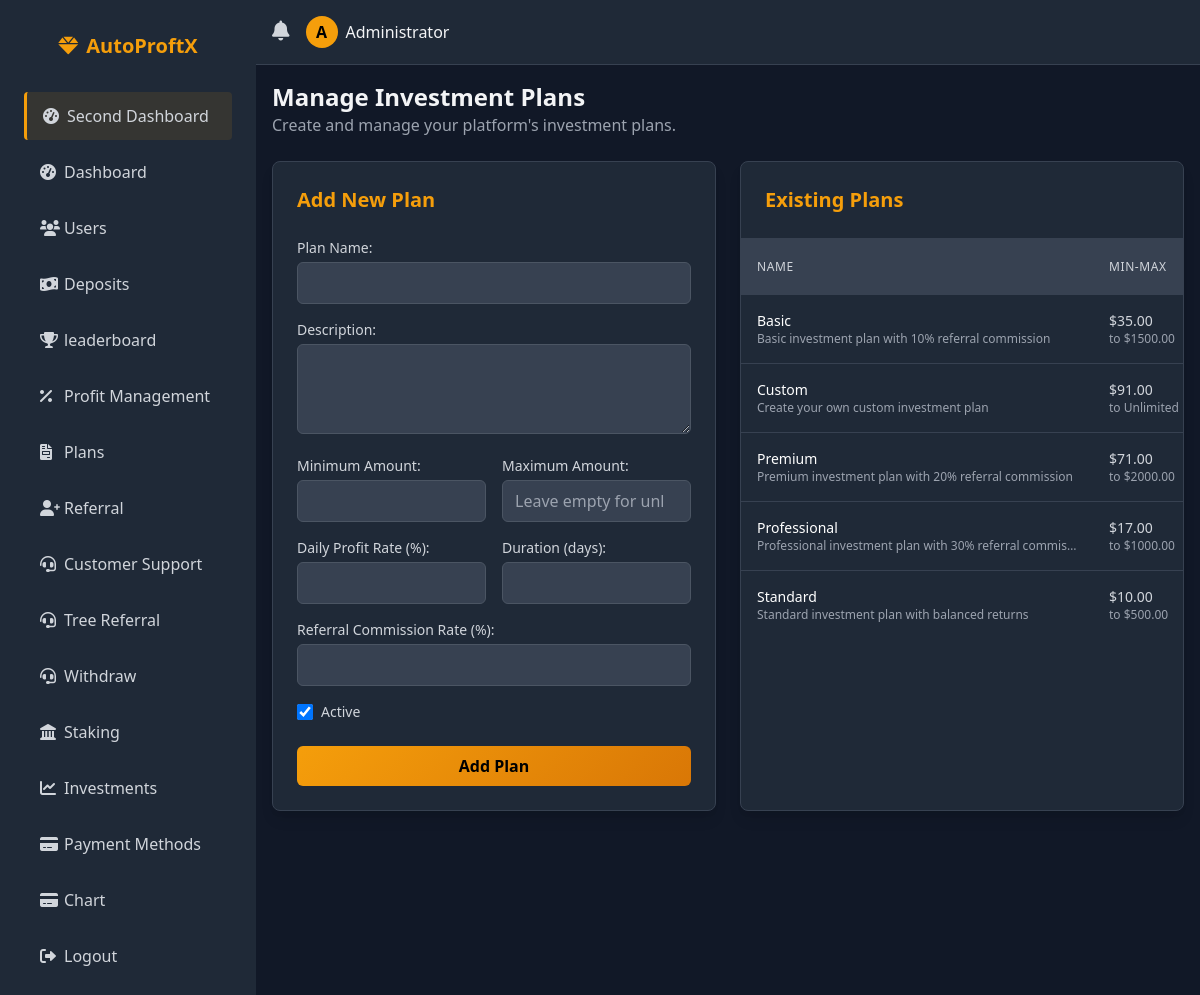
/admin/plans.php (signed in), run on the app's committed database.
### tables this page shows
CREATE TABLE IF NOT EXISTS `investment_plans` (
  `id` int NOT NULL AUTO_INCREMENT,
  `name` varchar(50) NOT NULL,
  `description` text,
  `min_amount` decimal(15,2) NOT NULL,
  `max_amount` decimal(15,2) DEFAULT NULL,
  `daily_profit_rate` decimal(5,2) NOT NULL,
  `duration_days` int NOT NULL,
  `referral_commission_rate` decimal(5,2) NOT NULL COMMENT 'Commission rate for referrers in percentage',
  `is_active` tinyint(1) NOT NULL DEFAULT '1',
  `created_at` timestamp NULL DEFAULT CURRENT_TIMESTAMP,
  `updated_at` timestamp NULL DEFAULT CURRENT_TIMESTAMP ON UPDATE CURRENT_TIMESTAMP,
  PRIMARY KEY (`id`)
);

### admin/plans.php (the view, shortened to what this page needs)
<?php
include '../config/db.php';
$admin_name = $_SESSION['admin_name'] ?? 'Admin';
$sql = "SELECT * FROM investment_plans ORDER BY is_active DESC, name ASC";
$result = $conn->query($sql);
?>
<!DOCTYPE html>
<html lang="en">
<head>
  <link rel="stylesheet" href="https://cdnjs.cloudflare.com/ajax/libs/tailwindcss/2.2.19/tailwind.min.css">
  <link rel="stylesheet" href="https://cdnjs.cloudflare.com/ajax/libs/font-awesome/6.0.0-beta3/css/all.min.css">
</head>
<body class="bg-gray-900 text-gray-100 flex min-h-screen">
  <?php include 'includes/sidebar.php'; ?>
  <div class="flex-1 flex flex-col overflow-hidden">
    <header class="bg-gray-800 border-b border-gray-700 shadow-md">
      <div class="flex items-center justify-between p-4">
        <div class="flex items-center space-x-4">
          <div class="relative">
            <button id="notifications-btn" class="text-gray-300 hover:text-white relative">
              <i class="fas fa-bell text-xl"></i>
            </button>
          </div>
          <div class="flex items-center">
            <div class="h-8 w-8 rounded-full bg-yellow-500 flex items-center justify-center text-black font-bold">
              <?php echo strtoupper(substr($admin_name, 0, 1)); ?>
            </div>
            <span class="ml-2 hidden sm:inline-block"><?php echo htmlspecialchars($admin_name); ?></span>
          </div>
        </div>
      </div>
    </header>
    <main class="flex-1 overflow-y-auto p-4 bg-gray-900">
      <div class="mb-6">
        <h2 class="text-2xl font-bold">Manage Investment Plans</h2>
        <p class="text-gray-400">Create and manage your platform's investment plans.</p>
      </div>
      <div class="grid grid-cols-1 lg:grid-cols-2 gap-6">
        <div class="bg-gray-800 rounded-lg border border-gray-700 shadow-lg p-6">
          <h3 class="text-xl font-bold mb-6 text-yellow-500">Add New Plan</h3>
          <form method="POST" action="">
            <div class="space-y-4">
              <div>
                <label for="name" class="block text-sm font-medium text-gray-300 mb-1">Plan Name:</label>
                <input type="text" id="name" name="name" maxlength="50" required
                  class="w-full bg-gray-700 border border-gray-600 rounded-md py-2 px-3 text-white focus:outline-none focus:ring-2 focus:ring-yellow-500 focus:border-transparent">
              </div>
              <div>
                <label for="description" class="block text-sm font-medium text-gray-300 mb-1">Description:</label>
                <textarea id="description" name="description" rows="3"
                  class="w-full bg-gray-700 border border-gray-600 rounded-md py-2 px-3 text-white focus:outline-none focus:ring-2 focus:ring-yellow-500 focus:border-transparent"></textarea>
              </div>
              <div class="grid grid-cols-1 md:grid-cols-2 gap-4">
                <div>
                  <label for="min_amount" class="block text-sm font-medium text-gray-300 mb-1">Minimum Amount:</label>
                  <input type="number" id="min_amount" name="min_amount" step="0.01" required
                    class="w-full bg-gray-700 border border-gray-600 rounded-md py-2 px-3 text-white focus:outline-none focus:ring-2 focus:ring-yellow-500 focus:border-transparent">
                </div>
                <div>
                  <label for="max_amount" class="block text-sm font-medium text-gray-300 mb-1">Maximum Amount:</label>
                  <input type="number" id="max_amount" name="max_amount" step="0.01"
                    class="w-full bg-gray-700 border border-gray-600 rounded-md py-2 px-3 text-white focus:outline-none focus:ring-2 focus:ring-yellow-500 focus:border-transparent"
                    placeholder="Leave empty for unlimited">
                </div>
              </div>
              <div class="grid grid-cols-1 md:grid-cols-2 gap-4">
                <div>
                  <label for="daily_profit_rate" class="block text-sm font-medium text-gray-300 mb-1">Daily Profit Rate (%):</label>
                  <input type="number" id="daily_profit_rate" name="daily_profit_rate" step="0.01" required
                    class="w-full bg-gray-700 border border-gray-600 rounded-md py-2 px-3 text-white focus:outline-none focus:ring-2 focus:ring-yellow-500 focus:border-transparent">
                </div>
                <div>
                  <label for="duration_days" class="block text-sm font-medium text-gray-300 mb-1">Duration (days):</label>
                  <input type="number" id="duration_days" name="duration_days" required
                    class="w-full bg-gray-700 border border-gray-600 rounded-md py-2 px-3 text-white focus:outline-none focus:ring-2 focus:ring-yellow-500 focus:border-transparent">
                </div>
              </div>
              <div>
                <label for="referral_commission_rate" class="block text-sm font-medium text-gray-300 mb-1">Referral Commission Rate (%):</label>
                <input type="number" id="referral_commission_rate" name="referral_commission_rate" step="0.01" required
                  class="w-full bg-gray-700 border border-gray-600 rounded-md py-2 px-3 text-white focus:outline-none focus:ring-2 focus:ring-yellow-500 focus:border-transparent">
              </div>
              <div class="flex items-center">
                <input type="checkbox" id="is_active" name="is_active" checked
                  class="h-4 w-4 text-yellow-500 focus:ring-yellow-500 border-gray-600 rounded">
                <label for="is_active" class="ml-2 block text-sm text-gray-300">Active</label>
              </div>
            </div>
            <div class="mt-6">
              <button type="submit"
                class="w-full gold-gradient text-black font-bold py-2 px-4 rounded-md transition duration-200 hover:opacity-90">
                Add Plan
              </button>
            </div>
          </form>
        </div>
        <div class="bg-gray-800 rounded-lg border border-gray-700 shadow-lg overflow-hidden">
          <div class="p-6 border-b border-gray-700">
            <h3 class="text-xl font-bold text-yellow-500">Existing Plans</h3>
          </div>
          <div class="overflow-x-auto">
            <table class="w-full">
              <thead class="bg-gray-700">
                <tr>
                  <th class="px-4 py-3 text-left text-xs font-medium text-gray-300 uppercase tracking-wider">Name</th>
                  <th class="px-4 py-3 text-left text-xs font-medium text-gray-300 uppercase tracking-wider">Min-Max</th>
                </tr>
              </thead>
              <tbody class="divide-y divide-gray-700">
                <?php if ($result && $result->num_rows > 0): ?>
                  <?php while ($plan = $result->fetch_assoc()): ?>
                    <tr class="hover:bg-gray-700">
                      <td class="px-4 py-4 whitespace-nowrap">
                        <div class="text-sm font-medium text-white"><?php echo htmlspecialchars($plan['name']); ?></div>
                        <?php if (!empty($plan['description'])): ?>
                          <div class="text-xs text-gray-400 truncate max-w-xs"><?php echo htmlspecialchars($plan['description']); ?></div>
                        <?php endif; ?>
                      </td>
                      <td class="px-4 py-4 whitespace-nowrap">
                        <div class="text-sm text-gray-300">$<?php echo htmlspecialchars($plan['min_amount']); ?></div>
                        <?php if ($plan['max_amount']): ?>
                          <div class="text-xs text-gray-400">to $<?php echo htmlspecialchars($plan['max_amount']); ?></div>
                        <?php else: ?>
                          <div class="text-xs text-gray-400">to Unlimited</div>
                        <?php endif; ?>
                      </td>
                    </tr>
                  <?php endwhile; ?>
                <?php endif; ?>
              </tbody>
            </table>
          </div>
        </div>
      </div>
    </main>
  </div>
</body>
</html>

### admin/plans.php (style rules this page uses)
.gold-gradient { background: linear-gradient(135deg, #f59e0b, #d97706); }

### data on the page
investment_plans: name "Basic", description "Basic investment plan with 10% referral commission", min_amount "35.00", max_amount "1500.00"
investment_plans: name "Custom", description "Create your own custom investment plan", min_amount "91.00", shows "to Unlimited"
investment_plans: name "Premium", description "Premium investment plan with 20% referral commission", min_amount "71.00", max_amount "2000.00"
investment_plans: name "Professional", description "Professional investment plan with 30% referral commis…", min_amount "17.00", max_amount "1000.00"
investment_plans: name "Standard", description "Standard investment plan with balanced returns", min_amount "10.00", max_amount "500.00"

### other printed values
substr($admin_name, 0, 1) "A"
$admin_name "Administrator"
